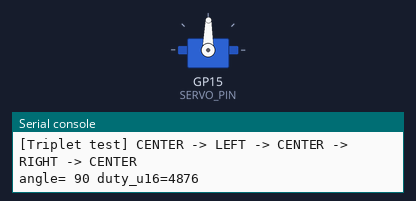
Bench run of a program on a simulated Raspberry Pi Pico running MicroPython. Shown: servo, the last lines printed to the serial console. Servo angles are drawn from the pulse width (0.5 ms = 0°, 2.5 ms = 180°).

Above: at 0.75 s.
At 1.8 s:
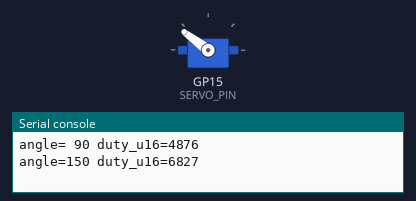
At 2.85 s:
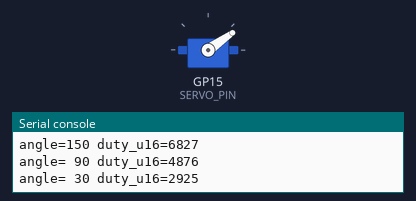
At 4.75 s:
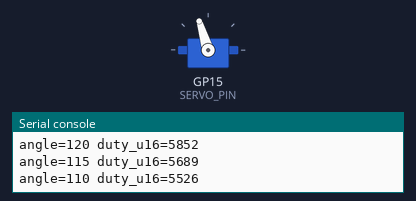
Timing chart, 0 to 7.6 s (numbered marks = the images above):
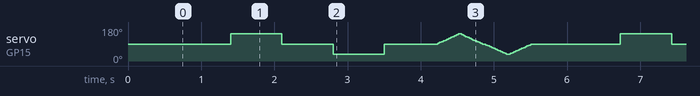

Measured:
- by itself, servo on GP15 (SERVO_PIN): moves between 35° and 143°, repeating every 5.3 s

The program:

servo_calibration.py
```python
"""Servo calibration script for Raspberry Pi Pico (MicroPython).

Purpose:
- Verify the servo rotates on the configured GPIO pin.
- Tune angle limits to avoid binding/jitter.

Usage (Thonny):
1) Set SERVO_PIN correctly.
2) Save/run on Pico.
3) Watch motion and console output.
4) Press Ctrl+C to stop.
"""

import time
from machine import PWM, Pin

# Change if needed (from your old working code)
SERVO_PIN = 15

# 50 Hz is standard for hobby servos
SERVO_FREQ = 50

# Positional-servo duty range from your old code.
MIN_DUTY_U16 = 1950
MAX_DUTY_U16 = 7803

# Motion test parameters
LEFT_ANGLE = 150
CENTER_ANGLE = 90
RIGHT_ANGLE = 30
STEP_DELAY_MS = 700
SWEEP_STEP = 5
SWEEP_DELAY_MS = 25


def angle_to_duty_u16(angle):
    angle = max(0, min(180, int(angle)))
    return int(angle * (MAX_DUTY_U16 - MIN_DUTY_U16) / 180 + MIN_DUTY_U16)


def set_angle(pwm, angle):
    duty = angle_to_duty_u16(angle)
    pwm.duty_u16(duty)
    print("angle={:>3} duty_u16={}".format(int(angle), duty))


def move_triplet(pwm):
    """Center-first sequence for quick verification."""
    for angle in (CENTER_ANGLE, LEFT_ANGLE, CENTER_ANGLE, RIGHT_ANGLE, CENTER_ANGLE):
        set_angle(pwm, angle)
        time.sleep_ms(STEP_DELAY_MS)


def sweep(pwm, start, end, step):
    if start <= end:
        a = start
        while a <= end:
            set_angle(pwm, a)
            time.sleep_ms(SWEEP_DELAY_MS)
            a += step
    else:
        a = start
        while a >= end:
            set_angle(pwm, a)
            time.sleep_ms(SWEEP_DELAY_MS)
            a -= step


def main():
    print("Servo calibration starting...")
    print("SERVO_PIN=GP{}".format(SERVO_PIN))
    print("Duty range: {}..{}".format(MIN_DUTY_U16, MAX_DUTY_U16))
    print("Press Ctrl+C to stop.\n")

    pwm = PWM(Pin(SERVO_PIN))
    pwm.freq(SERVO_FREQ)
    set_angle(pwm, CENTER_ANGLE)
    time.sleep_ms(700)

    try:
        while True:
            print("[Triplet test] CENTER -> LEFT -> CENTER -> RIGHT -> CENTER")
            move_triplet(pwm)

            print("[Sweep test] CENTER -> LEFT")
            sweep(pwm, CENTER_ANGLE, LEFT_ANGLE, SWEEP_STEP)
            print("[Sweep test] LEFT -> CENTER")
            sweep(pwm, LEFT_ANGLE, CENTER_ANGLE, SWEEP_STEP)
            print("[Sweep test] CENTER -> RIGHT")
            sweep(pwm, CENTER_ANGLE, RIGHT_ANGLE, SWEEP_STEP)
            print("[Sweep test] RIGHT -> CENTER")
            sweep(pwm, RIGHT_ANGLE, CENTER_ANGLE, SWEEP_STEP)

            print("---- cycle done ----\n")
            time.sleep_ms(500)
    finally:
        # Hold center on exit for safety.
        set_angle(pwm, CENTER_ANGLE)
        time.sleep_ms(200)
        pwm.deinit()


if __name__ == "__main__":
    try:
        main()
    except KeyboardInterrupt:
        print("\nServo calibration stopped.")
```
